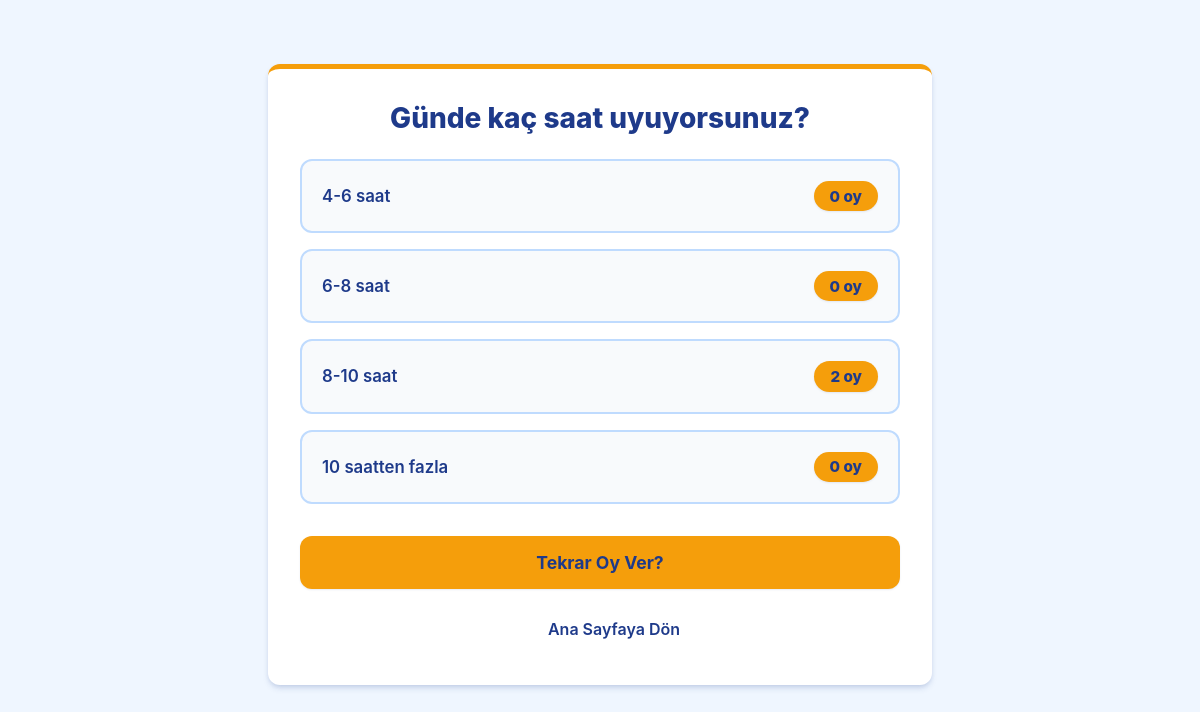
The app's page /polls/2/results/ with its own data.
### polls/models.py (models this page shows, shortened)
class Question(models.Model):
    question_text = models.CharField(max_length=200)
    pub_date = models.DateTimeField("date published")

class Choice(models.Model):
    question = models.ForeignKey(Question, on_delete=models.CASCADE)
    choice_text = models.CharField(max_length=200)
    votes = models.IntegerField(default=0)

### polls/views.py (the view)
# urls.py: path("<int:pk>/results/", views.ResultsView.as_view(), name="results"),
class ResultsView(generic.DetailView):
    model = Question
    template_name = "polls/results.html"

### polls/templates/polls/results.html (shortened to what this page needs)
{% load static %}
<!DOCTYPE html>
<html lang="tr">
<head>
    <link rel="stylesheet" href="{% static 'polls/style.css' %}">
</head>
<body>
    <div class="container">
        <h1>{{ question.question_text }}</h1>
        <ul class="results-list">
        {% for choice in question.choice_set.all %}
            <li class="result-item">
                <span class="result-text">{{ choice.choice_text }}</span>
                <span class="result-votes">{{ choice.votes }} oy</span>
            </li>
        {% endfor %}
        </ul>
        <a href="{% url 'polls:detail' question.id %}" class="btn-submit" style="display: block; text-align: center; text-decoration: none; box-sizing: border-box; margin-bottom: 1rem;">Tekrar Oy Ver?</a>
        <a href="{% url 'polls:index' %}" class="link-back">Ana Sayfaya Dön</a>
    </div>
</body>
</html>

### polls/static/polls/style.css (style rules this page uses)
:root { --primary-color: #f59e0b; --primary-hover: #d97706; --bg-color: #eff6ff; --card-bg: #ffffff; --text-main: #1e3a8a; --text-muted: #6b7280; --border-color: #bfdbfe; --shadow-sm: 0 1px 2px 0 rgba(30, 58, 138, 0.1); --shadow-md: 0 4px 6px -1px rgba(30, 58, 138, 0.15), 0 2px 4px -1px rgba(30, 58, 138, 0.1); --rounded-lg: 0.75rem; }
body { font-family: 'Inter', -apple-system, BlinkMacSystemFont, "Segoe UI", Roboto, Helvetica, Arial, sans-serif; background-color: var(--bg-color); color: var(--text-main); margin: 0; padding: 0; display: flex; justify-content: center; align-items: flex-start; min-height: 100vh; padding-top: 3rem; }
.container { width: 100%; max-width: 600px; background-color: var(--card-bg); border-radius: var(--rounded-lg); box-shadow: var(--shadow-md); padding: 2rem; margin: 1rem; border-top: 5px solid var(--primary-color); }
h1 { font-size: 1.75rem; font-weight: 800; margin-top: 0; margin-bottom: 1.5rem; color: var(--text-main); text-align: center; }
.btn-submit { width: 100%; background-color: var(--primary-color); color: var(--text-main); border: none; padding: 1rem 1.5rem; font-size: 1.1rem; font-weight: 700; border-radius: var(--rounded-lg); cursor: pointer; transition: all 0.2s; box-shadow: var(--shadow-sm); }
.results-list { list-style: none; padding: 0; margin: 0; display: flex; flex-direction: column; gap: 1rem; margin-bottom: 2rem; }
.result-item { display: flex; justify-content: space-between; align-items: center; padding: 1.25rem; background-color: #f8fafc; border-radius: var(--rounded-lg); border: 2px solid var(--border-color); }
.result-text { font-weight: 600; font-size: 1.05rem; color: var(--text-main); }
.result-votes { background-color: var(--primary-color); color: var(--text-main); padding: 0.35rem 1rem; border-radius: 9999px; font-size: 0.95rem; font-weight: 800; box-shadow: var(--shadow-sm); }
.link-back { display: inline-block; color: var(--text-main); text-decoration: none; font-weight: 600; text-align: center; width: 100%; padding: 0.75rem; border: 2px solid transparent; border-radius: var(--rounded-lg); transition: all 0.2s; }

### records on screen
Question: question_text "Günde kaç saat uyuyorsunuz?"
Choice: choice_text "4-6 saat", votes "0"
Choice: choice_text "6-8 saat", votes "0"
Choice: choice_text "8-10 saat", votes "2"
Choice: choice_text "10 saatten fazla", votes "0"
